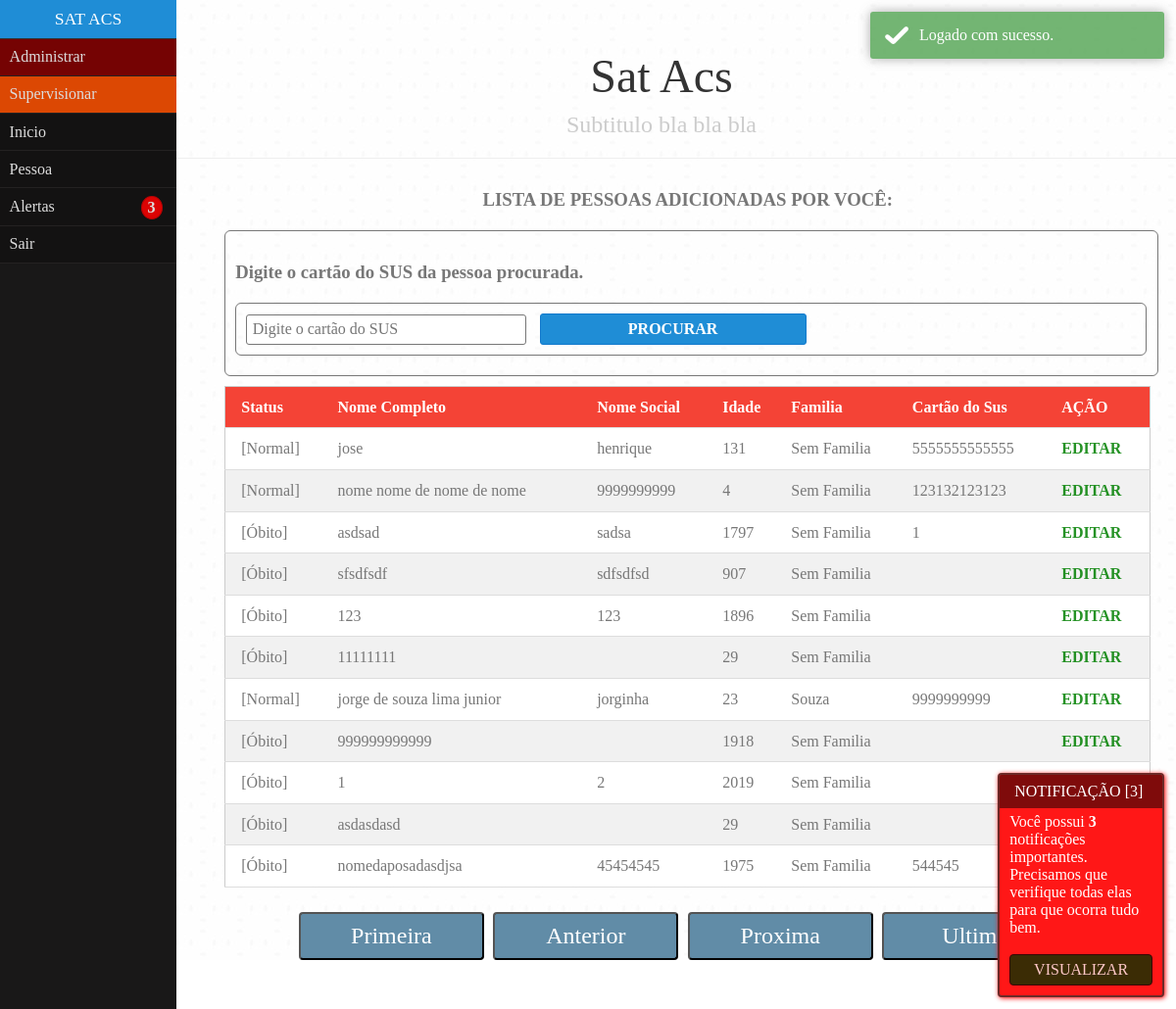
Page /home.php?p=pessoas&pg=0 (signed in) on the committed database.
### tables this page shows
CREATE TABLE `pessoas` (
  `id` int(11) NOT NULL,
  `id_user` int(11) DEFAULT NULL,
  `nome_completo` varchar(50) DEFAULT NULL,
  `nome_social` varchar(50) DEFAULT NULL,
  `cod_familia` varchar(255) DEFAULT NULL,
  `sexo` int(11) DEFAULT NULL,
  `raca_cor` int(11) DEFAULT NULL,
  `data_nascimento` date DEFAULT NULL,
  `cartao_sus` varchar(20) DEFAULT NULL,
  `nis` varchar(13) DEFAULT NULL,
  `rg` varchar(13) DEFAULT NULL,
  `cpf` varchar(13) DEFAULT NULL,
  `nome_mae` varchar(255) DEFAULT NULL,
  `nacionalidade` int(11) DEFAULT NULL,
  `pais_nascimento` varchar(255) DEFAULT NULL,
  `ddd` varchar(5) DEFAULT NULL,
  `telefone` varchar(11) DEFAULT NULL,
  `cidade` varchar(50) DEFAULT NULL,
  `uf` varchar(50) DEFAULT NULL,
  `email` varchar(30) DEFAULT NULL,
  `ocupacao` varchar(255) DEFAULT NULL,
  `responsavel` int(11) DEFAULT NULL,
  `responsavel_cartaosus` int(20) DEFAULT NULL,
  `responsavel_datanascimento` date DEFAULT NULL,
  `data_ultima_visita` date DEFAULT NULL,
  `relacao_parentesco` varchar(255) DEFAULT NULL,
  `frequenta_creche` int(11) DEFAULT NULL,
  `curso_frequentado` int(11) DEFAULT NULL,
  `situacao_trabalho` int(11) DEFAULT NULL,
  `crianca_localiza` int(11) DEFAULT NULL,
  `frequenta_cuidador` int(11) DEFAULT NULL,
  `frequenta_grupo` int(11) DEFAULT NULL,
  `plano_saude_privado` int(11) DEFAULT NULL,
  `membro_comunidade` int(11) DEFAULT NULL,
  `comunidade_nome` varchar(255) DEFAULT NULL,
  `orientacao_sexual` int(11) DEFAULT NULL,
  `orientacao_tipo` int(11) DEFAULT NULL,
  `pessoa_deficiente` int(11) DEFAULT NULL,
  `deficiència_tipo` int(11) DEFAULT NULL,
  `saida_cadastro` int(11) DEFAULT '2',
  `pessoa_gestante` int(11) DEFAULT NULL,
  `maternidade_referencia` varchar(255) DEFAULT NULL,
  `considera_peso` int(11) DEFAULT NULL,
  `pessoa_fumante` int(11) DEFAULT NULL,
  `pessoa_alcool` int(11) DEFAULT NULL,
  `pessoa_drogas` int(11) DEFAULT NULL,
  `pessoa_hipertensao` int(11) DEFAULT NULL,
  `pessoa_diabetes` int(11) DEFAULT NULL,
  `pessoa_avc` int(11) DEFAULT NULL,
  `pessoa_infarto` int(11) DEFAULT NULL,
  `pessoa_cardiaca` int(11) DEFAULT NULL,
  `cardiaca_doenca` int(11) DEFAULT NULL,
  `pessoa_rins` int(11) DEFAULT NULL,
  `rins_doenca` int(11) DEFAULT NULL,
  `pessoa_pulmao` int(11) DEFAULT NULL,
  `pulmao_doenca` int(11) DEFAULT NULL,
  `pessoa_hanseniase` int(11) DEFAULT NULL,
  `pessoa_tuberculose` int(11) DEFAULT NULL,
  `pessoa_cancer` int(11) DEFAULT NULL,
  `pessoa_internacao` int(11) DEFAULT NULL,
  `internacao_causa` varchar(255) DEFAULT NULL,
  `pessoa_mental` int(11) DEFAULT NULL,
  `pessoa_acamada` int(11) DEFAULT NULL,
  `pessoa_domiciliado` int(11) DEFAULT NULL,
  `pessoa_plantas` int(11) DEFAULT NULL,
  `plantas_nome` varchar(255) DEFAULT NULL,
  `pessoa_praticas` varchar(255) DEFAULT NULL,
  `pessoa_condicao1` varchar(255) DEFAULT NULL,
  `pessoa_condicao2` varchar(255) DEFAULT NULL,
  `pessoa_condicao3` varchar(255) DEFAULT NULL,
  `situacao_rua` int(11) DEFAULT NULL,
  `rua_tempo` int(11) DEFAULT NULL,
  `recebe_beneficio` int(11) DEFAULT NULL,
  `referencia_familiar` int(11) DEFAULT NULL,
  `alimentacao_dia` int(11) DEFAULT NULL,
  `alimentacao_origem` int(11) DEFAULT NULL,
  `acompanhamento_instituicao` int(11) DEFAULT NULL,
  `instituicao_nome` varchar(255) DEFAULT NULL,
  `visita_frequencia` int(11) DEFAULT NULL,
  `visita_grauparentesco` varchar(255) DEFAULT NULL,
  `acesso_higiene` varchar(11) DEFAULT NULL,
  `higiene_acessos` int(11) DEFAULT NULL,
  `data_cadastro` datetime NOT NULL DEFAULT CURRENT_TIMESTAMP
);

CREATE TABLE `familias` (
  `id` int(11) NOT NULL,
  `familia` varchar(255) DEFAULT NULL,
  `data_ultima_visita` date DEFAULT NULL,
  `cod_familia` varchar(255) DEFAULT NULL,
  `cod_domicilio` varchar(255) DEFAULT NULL
);

### require/conexao.php (called while the page is built, shortened)
<?php
	function conexao(){
		if(mysqli_connect_errno()){
			echo "Erro ao conectar: " . mysqli_connect_errno();
			die();
		}else{
			return $GLOBALS['con'];
		}
	}
	function antiinjection($sql){
		$sql = addslashes($sql);
		$sql = str_replace("'","",$sql);
		$sql = str_replace("select","",$sql);
		$sql = str_replace("insert","",$sql);
		$sql = str_replace("delete","",$sql);
		$sql = str_replace("where","",$sql);
		$sql = str_replace("drop table","",$sql);
		$sql = str_replace("show tables","",$sql);
		$sql = str_replace("truncate","",$sql);
		$sql = str_replace("SELECT","",$sql);
		$sql = str_replace("INSERT","",$sql);
		$sql = str_replace("DELETE","",$sql);
		$sql = str_replace("WHERE","",$sql);
		$sql = str_replace("DROP TABLE","",$sql);
		$sql = str_replace("SHOW TABLES","",$sql);
		$sql = str_replace("TRUNCATE","",$sql);
		$sql = str_replace("from","",$sql);
		$sql = str_replace("FROM","",$sql);
		return $sql;
	}

### include/functions_pessoas.php (called while the page is built, shortened)
<?php
    include_once 'require/conexao.php';
    include_once 'include/functions_logon.php';
    function PessoasDados($variavel, $value){
    	if($variavel == "saida_cadastro"){
    		switch ($value) {
				case 0: $var = "Óbito"; break;
				case 2: $var = "Normal"; break;
    		}
    	}
    	return $var;
    }
    function familia($cod){
        $sqlcod = mysqli_query(conexao(), "SELECT * FROM familias WHERE cod_familia='".$cod."'") or die();
        $sqlsel = mysqli_fetch_array($sqlcod);
        $rescod = mysqli_num_rows($sqlcod);
        if($rescod>=1){
            $resultado = ucfirst($sqlsel['familia']);
        }else{
            $resultado = "Sem Familia";
        }
        return $resultado;
    }
    function calculo_idade($data) {
        $dia = date('d');
        $mes = date('m');
        $ano = date('Y');
        $nascimento = explode('-', $data);
        $dianasc = ($nascimento[2]);
        $mesnasc = ($nascimento[1]);
        $anonasc = ($nascimento[0]);
        $idade = $ano - $anonasc;
        if ($mes < $mesnasc)
        {
            $idade--;
            return $idade;
        }
        elseif ($mes == $mesnasc && $dia <= $dianasc)
        {
            $idade--;
            return $idade;
        }
        else
        {
            return $idade;
        }
    }

### php/pessoas.php (the view, shortened to what this page needs)
<?php
	if(isset($_GET["pg"])){
		$dba = $db['id'];
		$limite = 30;
		$pag = 0;
		$pg = $_GET["pg"];
		if(!$pg){ $pg = $pag;	}else{ $pg = $pg; }
		$sql2 = mysqli_query(conexao(), "SELECT * FROM pessoas WHERE id_user='$dba'") or die();
		$res2 = mysqli_num_rows($sql2);
		$sql = mysqli_query(conexao(), "SELECT * FROM pessoas WHERE id_user='$dba' ORDER BY data_cadastro DESC LIMIT $pg, $limite") or die();
		$res = mysqli_num_rows($sql);
		if($res>=1){
			echo "<h3><center>LISTA DE PESSOAS ADICIONADAS POR VOCÊ: </center></h3>";
?>
<div class="div">
	<form id="form" accept-charset="utf-8" method="GET" action="">
		<h3>Digite o cartão do SUS da pessoa procurada.</h3>
		<div class="div2">
			<input type="text" class="input" value="" placeholder="Digite o cartão do SUS" maxlength="20" name="sus" autocomplete="off" required/>
			<button class="button submit" type="submit" value="search" name="submit">Procurar</button>
		</div>
	</form>
</div>
<table class="table">
	<thead>
		<tr class="w3-red">
			<th>Status</th>
			<th>Nome Completo</th>
			<th>Nome Social</th>
			<th>Idade</th>
			<th>Familia</th>
			<th>Cartão do Sus</th>
			<th>AÇÃO</th>
		</tr>
	</thead>
<?php
		while($row = mysqli_fetch_array($sql)){
			echo "<td>[".PessoasDados("saida_cadastro", $row['saida_cadastro'])."]</td>";
			echo "<td>".$row['nome_completo']."</td>";
			echo "<td>".$row['nome_social']."</td>";
			echo "<td>".calculo_idade($row['data_nascimento'])."</td>";
			echo "<td>".familia($row['cod_familia'])."</td>";
			echo "<td>".$row['cartao_sus']."</td>";
			echo "<td><a href=\"?p=pessoas-editar&pg=$pg&sus=".$row['cartao_sus']."&submit=search\">EDITAR<R/a></td>";
        }
?>
</table><br/>
<?php
		}else{
			echo "<h3>Nenhuma pessoa adicionada por você.</h3>";
		}
?>
<?php
		$anterior = $pg-$limite;
		echo "<center>";
		if($anterior<0){
			echo "<button class=\"button btn-off\" type=\"button\">Primeira</button>";
			echo "<button class=\"button btn-off\" type=\"button\">Anterior</button>";
		}
		$prox = intval($pg+$limite);
		if($prox>$res2){
			echo "<button class=\"button btn-off\" type=\"button\">Proxima</button>";
			echo "<button class=\"button btn-off\" type=\"button\">Ultima</button>";
		}
		echo "</center>";
		}else{
?>
sem página
<?php } ?>

### css/style.css (style rules this page uses)
body { color: #777; font-family: "Myriad Pro", "Arial Narrow"; overflow-x: hidden; }
a { color: inherit; text-decoration: none; opacity: 0.85; }
.content .div { padding: 10px; width: 98.5%; height: auto; border-radius: 6px; border: 1px solid #777777; margin-bottom: 10px; position: relative; }
.content .div2 { padding: 10px; width: 97.5%; height: auto; border-radius: 6px; border: 1px solid #777777; margin-bottom: 10px; position: relative; }
.content .input { padding: 5.5px; width: 30%; border-radius: 3px; margin-right: 10px; border: 1px solid #777777; }
.btn-off { background: #618CA7; -webkit-border-radius: 4; -moz-border-radius: 4; border-radius: 4px; color: #ffffff; font-size: 24px; width: 20%; padding: 1%; margin-right: 1%; text-decoration: none; }
.table { border-collapse:collapse;border-spacing:0;width:100%;display:table; }
.table { border:1px solid #ccc;width: 100%; }
.table tr { border-bottom:1px solid #ddd }
.table tr:nth-child(odd) { background-color:#fff }
.table td,.table th { padding:8px 8px;display:table-cell;text-align:left;vertical-align:top }
.table td a { color: green;font-weight: bold; }
.table th:first-child,.table td:first-child { padding-left:16px; }
.w3-red,.w3-hover-red:hover { color:#fff!important;background-color:#f44336!important }
.submit { background-color: #1F8DD6; font-weight: bold; color: white; text-transform: uppercase; padding: 2px; width: 30%; border-radius: 3px; margin-right: 10px; border: 1px solid #1279CC; }

### css/pure-min.css (style rules this page uses)
.pure-table, table { border-collapse: collapse; border-spacing: 0 }
html { font-family: sans-serif; -ms-text-size-adjust: 100%; -webkit-text-size-adjust: 100% }
body { margin: 0 }
a { background-color: transparent }
button, input, optgroup, select, textarea { color: inherit; font: inherit; margin: 0 }
.pure-button, input { line-height: normal }
button { overflow: visible }
button, select { text-transform: none }
button, html input[type=button], input[type=reset], input[type=submit] { -webkit-appearance: button; cursor: pointer }
legend, td, th { padding: 0 }

### rows in the picture
pessoas: saida_cadastro "Normal", nome_completo "jose", nome_social "henrique", data_nascimento "131", cod_familia "Sem Familia", cartao_sus "5555555555555"
pessoas: saida_cadastro "Normal", nome_completo "nome nome de nome de nome", nome_social "9999999999", data_nascimento "4", cod_familia "Sem Familia", cartao_sus "123132123123"
pessoas: saida_cadastro "Óbito", nome_completo "asdsad", nome_social "sadsa", data_nascimento "1797", cod_familia "Sem Familia", cartao_sus "1"
pessoas: saida_cadastro "Óbito", nome_completo "sfsdfsdf", nome_social "sdfsdfsd", data_nascimento "907", cod_familia "Sem Familia"
pessoas: saida_cadastro "Óbito", nome_completo "123", nome_social "123", data_nascimento "1896", cod_familia "Sem Familia"
pessoas: saida_cadastro "Óbito", nome_completo "11111111", data_nascimento "29", cod_familia "Sem Familia"
pessoas: saida_cadastro "Normal", nome_completo "jorge de souza lima junior", nome_social "jorginha", data_nascimento "23", cod_familia.familia "Souza", cartao_sus "9999999999"
pessoas: saida_cadastro "Óbito", nome_completo "999999999999", data_nascimento "1918", cod_familia "Sem Familia"
pessoas: saida_cadastro "Óbito", nome_completo "1", nome_social "2", data_nascimento "2019", cod_familia "Sem Familia"
pessoas: saida_cadastro "Óbito", nome_completo "asdasdasd", data_nascimento "29", cod_familia "Sem Familia"
pessoas: saida_cadastro "Óbito", nome_completo "nomedaposadasdjsa", nome_social "45454545", data_nascimento "1975", cod_familia "Sem Familia", cartao_sus "544545"

### other values in the picture
lembretesAlerts($db['id']) "3"
titulo "SAT ACS"
titulo "Sat Acs"
